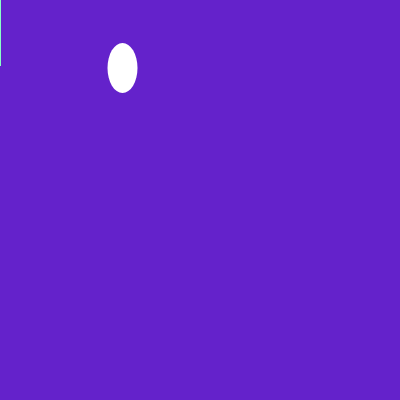
Frame 1 (no input)
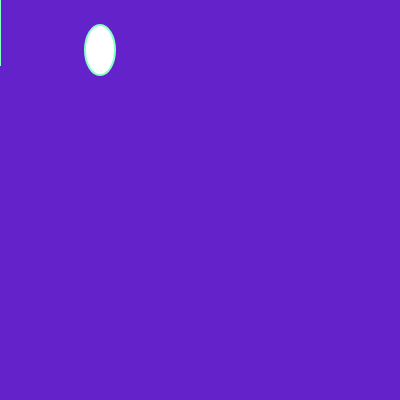
Frame 60 (no input)
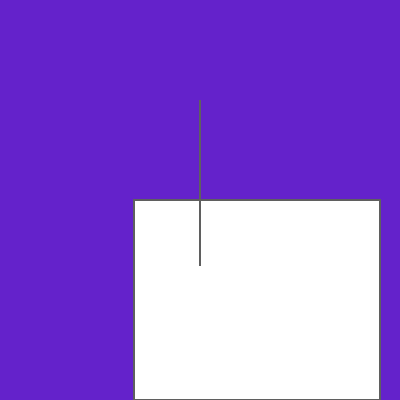
Frame 120 (the mouse pressed at the canvas centre since frame 60)

The p5.js sketch that drew these frames (run headless with seeded random() and noise() and a simulated clock; from frame 60 on, the mouse is pressed at the canvas centre):

// p5.js sketch
// ── sketch.js
/*
function setup() {
  createCanvas(400, 400);
  background(220);
}

function draw() {
  background(220);
  
}
*/

let x = 30;
let y = 24;
let easing = 0.25;

function setup() {
  createCanvas(400, 400);
  noStroke();
  strokeWeight(2);
}

function draw() {
  background(100, 34, 203);
  let targetX = mouseX;
  let dx = targetX - x;
  x += dx * easing;

  let targetY = mouseY;
  let dy = targetY - y;
  y += dy * easing;

  ellipse(x + 100, y + 50, 30, 50);

  if (mouseIsPressed) {
    stroke(95);
  } else {
    stroke(137, 284, 200);
  }
  rect(mouseX - 66, mouseY, mouseX + 46, mouseY);
  triangle(mouseX, mouseY - 100, mouseX, mouseY + 66);


}
